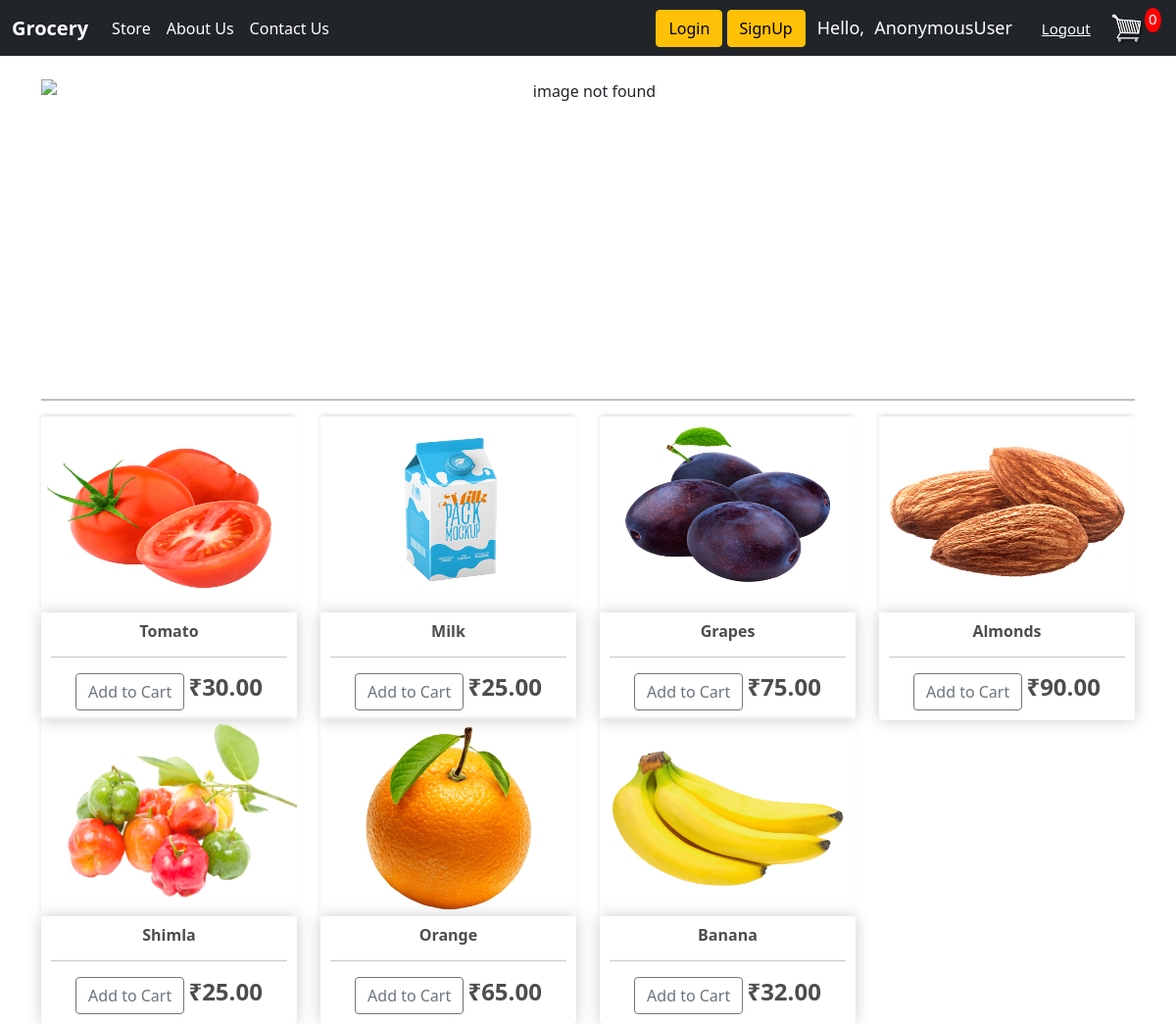
The page / on the database its author committed.
### store/models.py (models this page shows, shortened)
class Product(models.Model):
    name = models.CharField(max_length=200, null=True)
    price = models.FloatField()
    digital = models.BooleanField(default=False, null=True, blank=False)
    image = models.ImageField(null=True, blank=True)
    @property
    def imageURL(self):
        try:
            url = self.image.url
        except:
            url = ''
        return url

### store/views.py (the view)
# urls.py: path('', include('store.urls')),
def store(request):
    if request.user.is_authenticated:
        customer = request.user.customer
        order, created = Order.objects.get_or_create(customer=customer, complete=False)
        items = order.orderitem_set.all()
        cartItems = order.get_cart_items
    else:
        items = []
        order = {'get_cart_total':0, 'get_cart_items':0, 'shipping':False}
        cartItems = order['get_cart_items']
    product = Product.objects.all()
    context = {'products':product, 'cartItems': cartItems}
    return render(request, 'store/store.html', context)

### store/templates/store/store.html (shortened to what this page needs)
{% extends 'store/main.html' %}
{% load static %}
{% block content %}
<div id="carouselExampleIndicators" class="carousel slide" data-bs-ride="carousel">
   <div class="carousel-indicators">
     <button type="button" data-bs-target="#carouselExampleIndicators" data-bs-slide-to="0" class="active" aria-current="true" aria-label="Slide 1"></button>
     <button type="button" data-bs-target="#carouselExampleIndicators" data-bs-slide-to="1" aria-label="Slide 2"></button>
     <button type="button" data-bs-target="#carouselExampleIndicators" data-bs-slide-to="2" aria-label="Slide 3"></button>
   </div>
   <div class="carousel-inner">
     <div class="carousel-item active">
       <img src="{% static '/images/corosale3.jpg' %}" class="d-block w-100" alt="image not found">
     </div>
   </div>
   <button class="carousel-control-prev" type="button" data-bs-target="#carouselExampleIndicators" data-bs-slide="prev">
     <span class="carousel-control-prev-icon" aria-hidden="true"></span>
   </button>
   <button class="carousel-control-next" type="button" data-bs-target="#carouselExampleIndicators" data-bs-slide="next">
     <span class="carousel-control-next-icon" aria-hidden="true"></span>
   </button>
 </div>
 <hr class="hr1">
<div class="row">
   {% for product in products %}
   <div class="col-lg-3">
      <img class="thumbnail" src="{{product.imageURL}}">
      <div class="box-element product">
         <h6><strong>{{product.name}}</strong></h6>
         <hr>
         <button data-product={{product.id}} data-action="add" class="btn btn-outline-secondary add-btn update-cart">Add to Cart</button>
         <h4 style="display: inline-block;"><strong>
         ₹{{product.price|floatformat:2}}</strong></h4>
      </div>
   </div>
   {% endfor %}
</div>
{% endblock %}

### store/templates/store/main.html (shortened to what this page needs)
<!DOCTYPE html>
{% load static %}
<html>
<head>
    <link rel="stylesheet" type="text/css" href="{% static 'css/main.css' %}">
    <link href="https://cdn.jsdelivr.net/npm/bootstrap@5.0.2/dist/css/bootstrap.min.css" rel="stylesheet"
>
</head>
<body>
    <nav class="navbar navbar-expand-lg navbar-dark bg-dark">
        <div class="container-fluid">
            <a class="navbar-brand" href="{% url 'store' %}"><b>Grocery</b></a>
            <div class="collapse navbar-collapse" id="navbarSupportedContent">
                <ul class="navbar-nav me-auto mb-2 mb-lg-0">
                    <li class="nav-item">
                        <a class="nav-link active" href="{% url 'store' %}">Store</a>
                    </li>
                    <li class="nav-item">
                        <a class="nav-link active" href="{% url 'aboutus' %}">About Us</a>
                    </li>
                    <li class="nav-item">
                        <a class="nav-link active" href="{% url 'contactus' %}">Contact Us</a>
                    </li>
                </ul>
            </div>
             <div>
                <a href="{% url 'login' %}" class="btn btn-warning">Login</a>
                <a href="{% url 'register' %}" class="btn btn-warning">SignUp</a>
            </div>
        </div>
        <span class="hello-msg">Hello,</span> <span class="hello-msg">{{request.user}}</span>
        <span><a class="logout" href="{% url 'logout' %}">Logout</a></span>
        <div>
            <a href="{% url 'cart' %}">
                <img id="cart-icon" src="{% static '/images/cart.png' %}">
            </a>
        </div>
        <p id="cart-total">{{cartItems}}</p>
    </nav>
    <div class="container">
        <br>
        {% block content %}
        {% endblock %}
    </div>
</body>
</html>

### static/css/main.css (style rules this page uses)
body { background-color: hsl(0, 0%, 98%); text-align: center; }
h1, h2, h3, h4, h5, h6 { color: hsl(0, 0%, 30%); }
.box-element { box-shadow: hsl(0, 0%, 80%) 0 0 16px; background-color: #fff; border-radius: 4px; padding: 10px; }
.thumbnail { width: 100%; height: 200px; -webkit-box-shadow: -1px -3px 5px -2px rgba(214, 214, 214, 1); -moz-box-shadow: -1px -3px 5px -2px rgba(214, 214, 214, 1); box-shadow: -1px -3px 5px -2px rgba(214, 214, 214, 1); }
.product { border-radius: 0 0 4px 4px; }
.bg-dark { background-color: #4f868c !important; }
.hello-msg { display: inline-block; font-size: 18px; color: #fff; margin-right: 10px; text-align: left; }
.logout { display: inline-block; font-size: 15px; color: #fff; margin-left: 20px; }
#cart-icon { width: 35px; display: inline-block; margin-left: 20px; }
#cart-total { display: inline-block; color: #fff; background-color: red; width: 25px; height: 25px; border-radius: 50%; font-size: 15px; margin-right: 15px; }
.col-lg-3, .col-lg-4, .col-lg-6, .col-lg-8, .col-lg-12 { margin-top: 10px; }
.btn { border-radius: 0; }
.carousel { width: 1113px; }
.carousel .carousel-item { height: 310px; width: 1113px; }
.carousel-item img { position: absolute; top: 0; left: 0; min-height: 310px; width: 900px; }
hr.hr1 { border-top: 2px solid black; }

### rows shown on the page
Product: imageURL (picture), name "Tomato", price "30.00"
Product: imageURL (picture), name "Milk", price "25.00"
Product: imageURL (picture), name "Grapes", price "75.00"
Product: imageURL (picture), name "Almonds", price "90.00"
Product: imageURL (picture), name "Shimla", price "25.00"
Product: imageURL (picture), name "Orange", price "65.00"
Product: imageURL (picture), name "Banana", price "32.00"

### other values the page prints
{{ request.user }} "AnonymousUser"
{{ cartItems }} "0"
